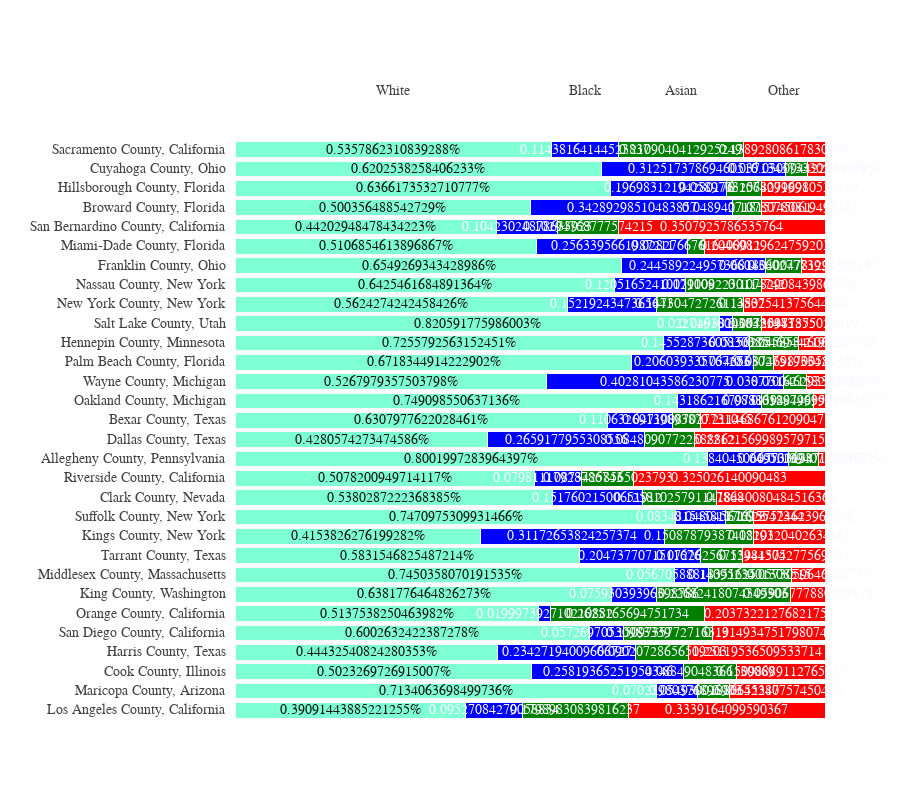

Notebook code for this chart:
### Code cell
for i in range(0, len(x_data[0])):
    for xd, yd in zip(x_data, y_data):
        fig.add_trace(go.Bar(
            x=[xd[i]], y=[yd],
            orientation='h',
            marker=dict(
                color=colors[i],
                line=dict(color='rgb(248, 248, 249)', width=1)
            )
        ))

fig.update_layout(
    xaxis=dict(
        showgrid=False,
        showline=False,
        showticklabels=False,
        zeroline=False,
        domain=[0.15, 1]
    ),
    yaxis=dict(
        showgrid=False,
        showline=False,
        showticklabels=False,
        zeroline=False,
    ),
    barmode='stack',
    paper_bgcolor='rgb(255, 255, 255)',
    plot_bgcolor='rgb(255, 255, 255)',
    margin=dict(l=120, r=10, t=140, b=80),
    showlegend=False,
    height=800
)

annotations = []

for yd, xd in zip(y_data, x_data):
    # labeling the y-axis
    annotations.append(dict(xref='paper', yref='y',
                            x=0.14, y=yd,
                            xanchor='right',
                            text=str(yd),
                            font=dict(family='Arial', size=14,
                                      color='rgb(67, 67, 67)'),
                            showarrow=False, align='right'))
    # labeling the first percentage of each bar (x_axis)
    annotations.append(dict(xref='x', yref='y',
                            x=xd[0] / 2, y=yd,
                            text=str(xd[0]) + '%',
                            font=dict(family='Arial', size=14,
                                      color='rgb(20,20,20)'),
                            showarrow=False))
    # labeling the first Likert scale (on the top)
    if yd == y_data[-1]:
        annotations.append(dict(xref='x', yref='paper',
                                x=xd[0] / 2, y=1.1,
                                text=top_labels[0],
                                font=dict(family='Arial', size=14,
                                          color='rgb(67, 67, 67)'),
                                showarrow=False))
    space = xd[0]
    for i in range(1, len(xd)):
            # labeling the rest of percentages for each bar (x_axis)
            annotations.append(dict(xref='x', yref='y',
                                    x=space + (xd[i]/2), y=yd,
                                    text=str(xd[i]) ,
                                    font=dict(family='Arial', size=14,
                                              color='rgb(248, 248, 255)'),
                                    showarrow=False))
            # labeling the Likert scale
            if yd == y_data[-1]:
                annotations.append(dict(xref='x', yref='paper',
                                        x=space + (xd[i]/2), y=1.1,
                                        text=top_labels[i],
                                        font=dict(family='Arial', size=14,
                                                  color='rgb(67, 67, 67)'),
                                        showarrow=False))
            space += xd[i]

fig.update_layout(annotations=annotations)

fig.show()
